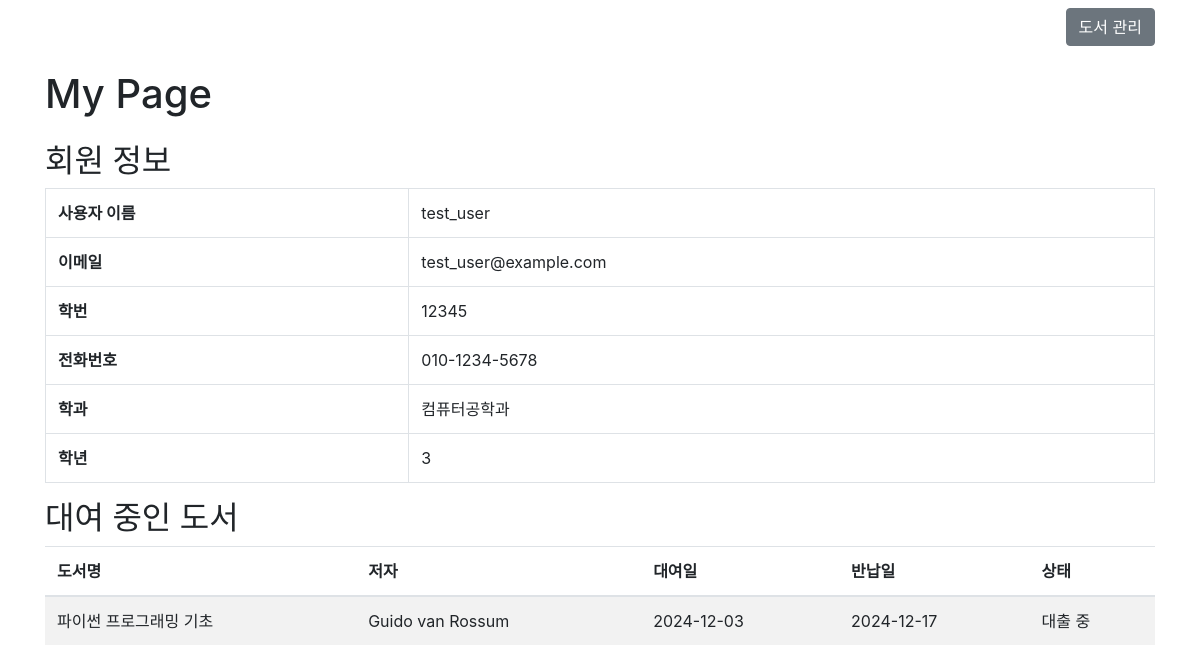
The page /mypage (signed in) on the database its author committed.
### models.py (models this page shows, shortened)
class User(UserMixin, db.Model):
    id = db.Column(db.Integer, primary_key=True)
    username = db.Column(db.String(100), unique=True, nullable=False)
    email = db.Column(db.String(100), unique=True, nullable=False)
    password_hash = db.Column(db.String(512))
    student_id = db.Column(db.Integer, unique=True, nullable=False)  # 학번
    phone = db.Column(db.String(20), nullable=False)  # 전화번호
    department = db.Column(db.String(100), nullable=False)  # 학과
    year = db.Column(db.Integer, nullable=False)  # 학년

class Rental(db.Model):
    id = db.Column(db.Integer, primary_key=True)
    user_id = db.Column(db.Integer, db.ForeignKey('user.id'), nullable=False)  # 외래 키 (학생 정보 테이블)
    book_id = db.Column(db.Integer, db.ForeignKey('book.id'), nullable=False)  # 외래 키 (도서 정보 테이블)
    rental_date = db.Column(db.Date, nullable=False)
    return_date = db.Column(db.Date, nullable=False)
    actual_return_date = db.Column(db.Date)
    status = db.Column(db.String(50), nullable=False)
    user = db.relationship('User', backref=db.backref('rentals', lazy=True))
    book = db.relationship('Book', backref=db.backref('rentals', lazy=True))

class Book(db.Model):
    id = db.Column(db.Integer, primary_key=True)
    title = db.Column(db.String(200), nullable=False)
    author = db.Column(db.String(100), nullable=False)
    genre = db.Column(db.String(50), nullable=False)
    publication_year = db.Column(db.Integer, nullable=False)
    isbn = db.Column(db.String(50), unique=True, nullable=False)
    availability = db.Column(db.Boolean, default=True)

### controllers.py (the view)
    @app.route('/mypage')
    @login_required
    def mypage():
        rentals = Rental.query.filter_by(user_id=current_user.id).all()
        return render_template('mypage.html', user=current_user, rentals=rentals)

### templates/mypage.html (shortened to what this page needs)
<!DOCTYPE html>
<html lang="ko">
<head>
    <link rel="stylesheet" href="https://stackpath.bootstrapcdn.com/bootstrap/4.3.1/css/bootstrap.min.css">
</head>
<body>
    <div class="container">
        <div class="d-flex justify-content-end my-2">
            <a href="{{ url_for('library') }}" class="btn btn-secondary">도서 관리</a>
        </div>
        <h1 class="my-4">My Page</h1>
        <div class="user-info">
            <h2>회원 정보</h2>
            <table class="table table-bordered">
                <tbody>
                    <tr>
                        <th scope="row">사용자 이름</th>
                        <td>{{ user.username }}</td>
                    </tr>
                    <tr>
                        <th scope="row">이메일</th>
                        <td>{{ user.email }}</td>
                    </tr>
                    <tr>
                        <th scope="row">학번</th>
                        <td>{{ user.student_id }}</td>
                    </tr>
                    <tr>
                        <th scope="row">전화번호</th>
                        <td>{{ user.phone }}</td>
                    </tr>
                    <tr>
                        <th scope="row">학과</th>
                        <td>{{ user.department }}</td>
                    </tr>
                    <tr>
                        <th scope="row">학년</th>
                        <td>{{ user.year }}</td>
                    </tr>
                </tbody>
            </table>
        </div>
        <div class="rentals">
            <h2>대여 중인 도서</h2>
            {% if rentals %}
                <table class="table table-striped">
                    <thead>
                        <tr>
                            <th scope="col">도서명</th>
                            <th scope="col">저자</th>
                            <th scope="col">대여일</th>
                            <th scope="col">반납일</th>
                            <th scope="col">상태</th>
                        </tr>
                    </thead>
                    <tbody>
                        {% for rental in rentals %}
                        <tr>
                            <td>{{ rental.book.title }}</td>
                            <td>{{ rental.book.author }}</td>
                            <td>{{ rental.rental_date }}</td>
                            <td>{{ rental.return_date }}</td>
                            <td>{{ rental.status }}</td>
                        </tr>
                        {% endfor %}
                    </tbody>
                </table>
            {% else %}
                <p>대여 중인 도서가 없습니다.</p>
            {% endif %}
        </div>
    </div>
</body>
</html>

### rows shown on the page
User: username "test_user", email "test_user@example.com", student_id "12345", phone "010-1234-5678", department "컴퓨터공학과", year "3"
Rental: book "파이썬 프로그래밍 기초", book.author "Guido van Rossum", rental_date "2024-12-03", return_date "2024-12-17", status "대출 중"
